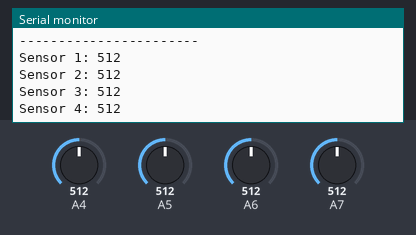
The sketch below on a simulated Arduino Uno, built with avr-gcc and run on an emulated ATmega328P. On the bench: the last lines printed to the serial monitor. The inputs (shaded band) are chosen by the test bench; at power-on: A4 = 512, A5 = 512, A6 = 512, A7 = 512.

Above: at 1.8 s.
1.9 s: A4 set to 716
3.4 s: A5 set to 716
At 4.7 s:
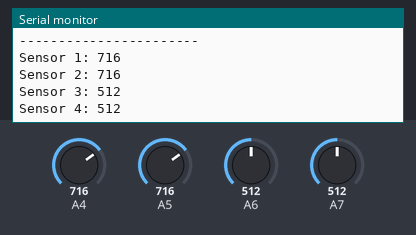
4.9 s: A6 set to 716
At 5.8 s:
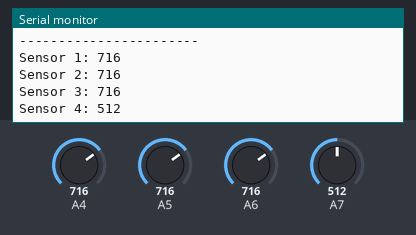
6.4 s: A7 set to 716
At 7.7 s:
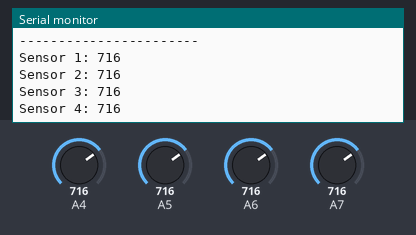
7.9 s: A4 set to 992
9.4 s: A5 set to 992
At 10.8 s:
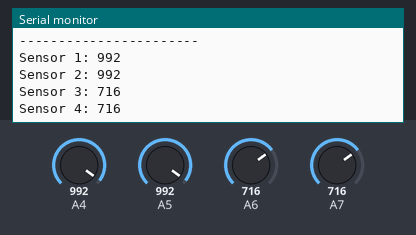
Timing chart, 0 to 11.9 s (numbered marks = the images above; inputs shaded):
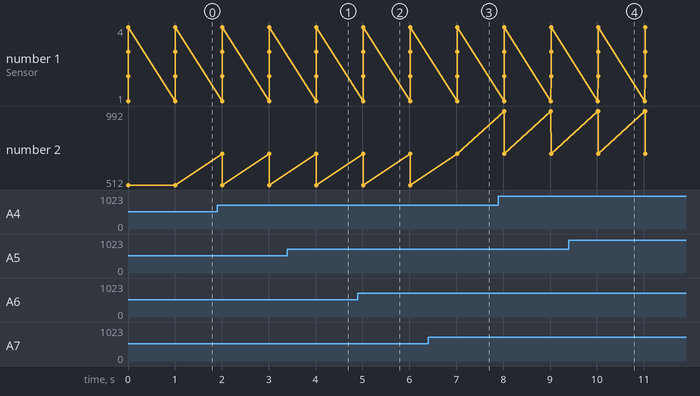

The sketch:

moisture.ino
```cpp
#include <Arduino.h>

// Define the sensor pins
const int sensorPins[4] = {4, 5, 6, 7};
int sensorValues[4] = {0, 0, 0, 0}; // Array to store sensor readings

// Function to read values from capacitive sensors and print them
void readAndPrintCapacitiveSensors() {
  Serial.println("-----------------------");
    for (int i = 0; i < 4; i++) {
        sensorValues[i] = analogRead(sensorPins[i]);
        Serial.print("Sensor ");
        Serial.print(i + 1);
        Serial.print(": ");
        Serial.println(sensorValues[i]);
    }
}

void setup() {
    // Initialize serial communication
    Serial.begin(115200);

    // Set the sensor pins as input
    for (int i = 0; i < 4; i++) {
        pinMode(sensorPins[i], INPUT);
    }
}

void loop() {
    // Read and print sensor values
    readAndPrintCapacitiveSensors();

    // Add a delay to avoid flooding the serial monitor
    delay(1000); // Wait 1 second before the next reading
}
```

Measured:
- after the input at 3.4 s, the serial monitor: prints a new line after 0.61 s (image 1)
- after the input at 4.9 s, the serial monitor: prints a new line after 0.12 s (image 2)
- after the input at 6.4 s, the serial monitor: prints a new line after 0.62 s (image 3)
- after the input at 9.4 s, the serial monitor: prints a new line after 0.62 s (image 4)
